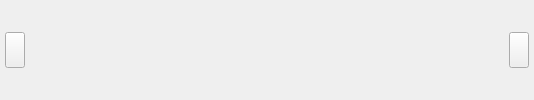
<?xml version="1.0" encoding="UTF-8"?>
<ui version="4.0">
 <class>ns::WidgetPhotoTranslation</class>
 <widget class="QWidget" name="ns::WidgetPhotoTranslation">
  <property name="geometry">
   <rect>
    <x>0</x>
    <y>0</y>
    <width>534</width>
    <height>100</height>
   </rect>
  </property>
  <property name="minimumSize">
   <size>
    <width>0</width>
    <height>100</height>
   </size>
  </property>
  <property name="maximumSize">
   <size>
    <width>16777215</width>
    <height>100</height>
   </size>
  </property>
  <property name="windowTitle">
   <string>YesPo Service Client</string>
  </property>
  <property name="styleSheet">
   <string notr="true">* {
	font-family: Verdana, &quot;宋体&quot;, Arial, Sans-serif, Segoe UI, Tahoma;
}

#scrollArea {
	border: none;
}

QScrollBar:horizontal {
     border: 2px solid grey;
     background: #32CC99;
     height: 15px;
     margin: 0px 20px 0 20px;
 }
 QScrollBar::handle:horizontal {
     background: white;
     min-width: 20px;
 }
 QScrollBar::add-line:horizontal {
     border: 2px solid grey;
     background: #32CC99;
     width: 20px;
     subcontrol-position: right;
     subcontrol-origin: margin;
 }

 QScrollBar::sub-line:horizontal {
     border: 2px solid grey;
     background: #32CC99;
     width: 20px;
     subcontrol-position: left;
     subcontrol-origin: margin;
 }
 QScrollBar:left-arrow:horizontal, QScrollBar::right-arrow:horizontal {
     border: 2px solid grey;
     width: 3px;
     height: 3px;
     background: white;
 }

 QScrollBar::add-page:horizontal, QScrollBar::sub-page:horizontal {
     background: none;
 }</string>
  </property>
  <layout class="QHBoxLayout" name="horizontalLayout">
   <property name="spacing">
    <number>5</number>
   </property>
   <property name="leftMargin">
    <number>5</number>
   </property>
   <property name="topMargin">
    <number>0</number>
   </property>
   <property name="rightMargin">
    <number>5</number>
   </property>
   <property name="bottomMargin">
    <number>0</number>
   </property>
   <item>
    <widget class="QPushButton" name="pushButtonLeft">
     <property name="minimumSize">
      <size>
       <width>20</width>
       <height>36</height>
      </size>
     </property>
     <property name="maximumSize">
      <size>
       <width>20</width>
       <height>36</height>
      </size>
     </property>
     <property name="focusPolicy">
      <enum>Qt::NoFocus</enum>
     </property>
     <property name="text">
      <string/>
     </property>
     <property name="iconSize">
      <size>
       <width>16</width>
       <height>16</height>
      </size>
     </property>
    </widget>
   </item>
   <item>
    <widget class="QWidget" name="widgetTop" native="true">
     <property name="minimumSize">
      <size>
       <width>0</width>
       <height>100</height>
      </size>
     </property>
     <property name="maximumSize">
      <size>
       <width>16777215</width>
       <height>100</height>
      </size>
     </property>
     <layout class="QVBoxLayout" name="verticalLayout_2">
      <property name="spacing">
       <number>0</number>
      </property>
      <property name="margin">
       <number>0</number>
      </property>
      <item>
       <widget class="QScrollArea" name="scrollArea">
        <property name="verticalScrollBarPolicy">
         <enum>Qt::ScrollBarAlwaysOff</enum>
        </property>
        <property name="horizontalScrollBarPolicy">
         <enum>Qt::ScrollBarAlwaysOff</enum>
        </property>
        <property name="widgetResizable">
         <bool>true</bool>
        </property>
        <widget class="QWidget" name="scrollAreaWidgetContents">
         <property name="geometry">
          <rect>
           <x>0</x>
           <y>0</y>
           <width>474</width>
           <height>100</height>
          </rect>
         </property>
         <layout class="QHBoxLayout" name="horizontalLayout_2">
          <property name="spacing">
           <number>3</number>
          </property>
          <property name="margin">
           <number>0</number>
          </property>
          <item>
           <spacer name="horizontalSpacer">
            <property name="orientation">
             <enum>Qt::Horizontal</enum>
            </property>
            <property name="sizeHint" stdset="0">
             <size>
              <width>235</width>
              <height>20</height>
             </size>
            </property>
           </spacer>
          </item>
          <item>
           <spacer name="horizontalSpacer_2">
            <property name="orientation">
             <enum>Qt::Horizontal</enum>
            </property>
            <property name="sizeHint" stdset="0">
             <size>
              <width>234</width>
              <height>20</height>
             </size>
            </property>
           </spacer>
          </item>
         </layout>
        </widget>
       </widget>
      </item>
     </layout>
    </widget>
   </item>
   <item>
    <widget class="QPushButton" name="pushButtonRight">
     <property name="minimumSize">
      <size>
       <width>20</width>
       <height>36</height>
      </size>
     </property>
     <property name="maximumSize">
      <size>
       <width>20</width>
       <height>36</height>
      </size>
     </property>
     <property name="focusPolicy">
      <enum>Qt::NoFocus</enum>
     </property>
     <property name="text">
      <string/>
     </property>
     <property name="iconSize">
      <size>
       <width>20</width>
       <height>36</height>
      </size>
     </property>
    </widget>
   </item>
  </layout>
 </widget>
 <resources>
  <include location="translator.qrc"/>
 </resources>
 <connections/>
</ui>
